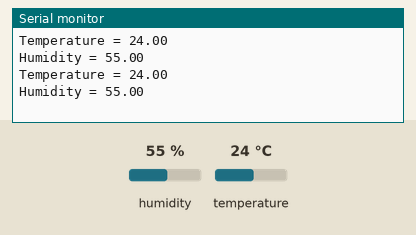
The sketch below on a simulated Arduino Mega 2560, built with avr-gcc and run on an emulated ATmega2560. Parts: the last lines printed to the serial monitor. The test bench sets the inputs (shaded band); at power-on: humidity 55 %, temperature 24 °C.

Above: at 5.9 s.
6.0 s: humidity set to 22 %
At 11.4 s:
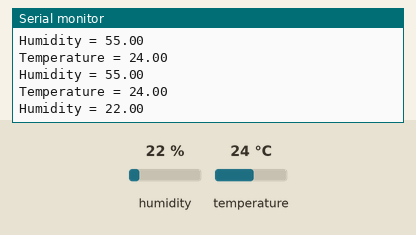
12.0 s: temperature set to 12 °C
At 16.1 s:
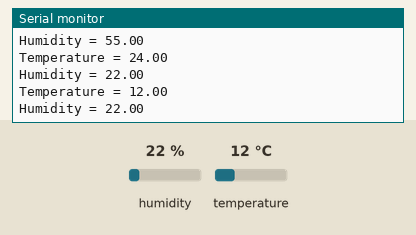
18.0 s: humidity set to 40 %
At 20.8 s:
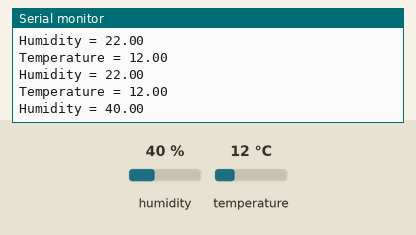
Timing chart, 0 to 22.3 s (numbered marks = the images above; inputs shaded):
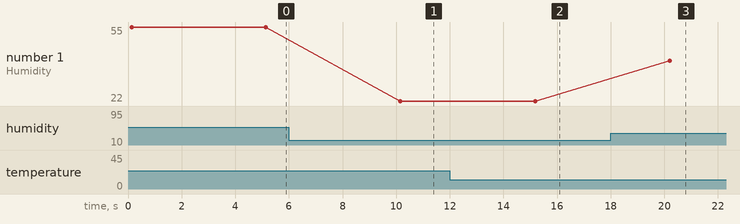

The sketch:

arduino_data.ino
```cpp
#include <dht.h>

dht DHT;
#define DHT11_PIN 22

#include <SoftwareSerial.h>
SoftwareSerial EEBlue(0, 1); // RX | TX

void setup(){
  Serial.begin(9600);
  EEBlue.begin(9600);  //Default Baud for comm, it may be different for your Module.
  Serial.println("The bluetooth gates are open.\n Connect to HC-05 from any other bluetooth device with 1234 as pairing key!.");
}

void loop()
{
  int chk = DHT.read11(DHT11_PIN);
  Serial.print("Temperature = ");
  Serial.println(DHT.temperature);
  Serial.print("Humidity = ");
  Serial.println(DHT.humidity);
  delay(5000);

}
```

Measured:
- after the input at 6.0 s, the serial monitor: prints a new line after 4.2 s (image 1)
- after the input at 12.0 s, the serial monitor: prints a new line after 3.2 s (image 2)
- after the input at 18.0 s, the serial monitor: prints a new line after 2.2 s (image 3)
- plotted number 1: 55 → 22 after the input at 6.0 s, 22 → 40 after the input at 18.0 s
